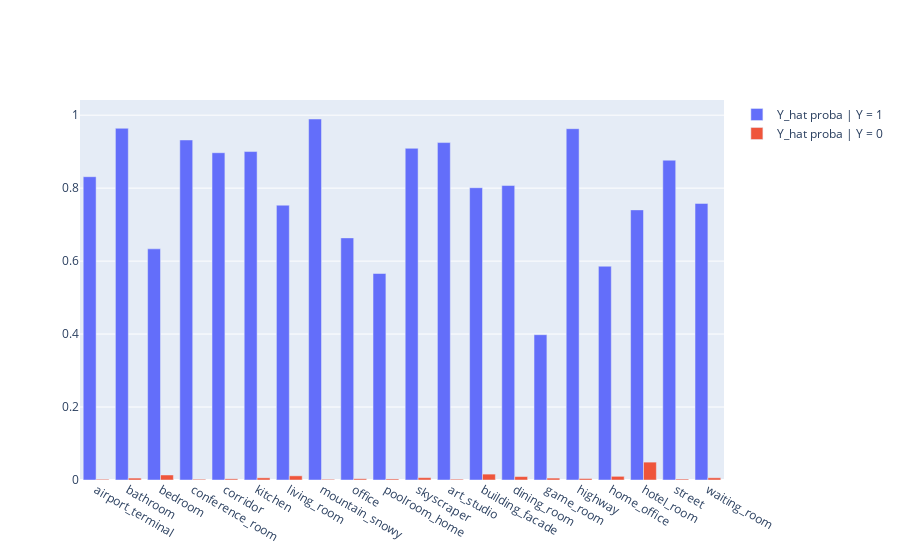

Notebook code for this chart:
### Code cell
Y_hat_val = np.array(train_results["Y_hat_val"])
Y_val = np.array(train_results["Y_val"])

pos_probas, neg_probas = [], []
for class_, idx in LABEL_IDXS.items():
    pos_probas.append(Y_hat_val[np.where(Y_val[:, idx] != 0), idx].mean())
    neg_probas.append(Y_hat_val[np.where(Y_val[:, idx] == 0), idx].mean())
go.Figure([
    go.Bar(x=list(LABEL_IDXS), y=pos_probas, name="Y_hat proba | Y = 1"),
    go.Bar(x=list(LABEL_IDXS), y=neg_probas, name="Y_hat proba | Y = 0")
]).show()

### Figure 1 — Plotly figure (JSON) as saved in the notebook; plotly's stock layout.template omitted (floating-point values rounded to 4 significant figures)
{"data": [{"name": "Y_hat proba | Y = 1", "type": "bar", "x": ["airport_terminal", "bathroom", "bedroom", "conference_room", "corridor", "kitchen", "living_room", "mountain_snowy", "office", "poolroom_home", "skyscraper", "art_studio", "building_facade", "dining_room", "game_room", "highway", "home_office", "hotel_room", "street", "waiting_room"], "y": [0.8314, 0.9641, 0.6336, 0.932, 0.8971, 0.9003, 0.7533, 0.9895, 0.6636, 0.566, 0.9091, 0.9249, 0.8011, 0.8072, 0.3983, 0.9629, 0.586, 0.7404, 0.8766, 0.7582]}, {"name": "Y_hat proba | Y = 0", "type": "bar", "x": ["airport_terminal", "bathroom", "bedroom", "conference_room", "corridor", "kitchen", "living_room", "mountain_snowy", "office", "poolroom_home", "skyscraper", "art_studio", "building_facade", "dining_room", "game_room", "highway", "home_office", "hotel_room", "street", "waiting_room"], "y": [0.002057, 0.005231, 0.01379, 0.002082, 0.003201, 0.005975, 0.01147, 0.001928, 0.00345, 0.00289, 0.006444, 0.002259, 0.01618, 0.009391, 0.005245, 0.004088, 0.01006, 0.04901, 0.002583, 0.006049]}], "layout": {"autosize": true, "xaxis": {"autorange": true, "range": [-0.5, 19.5], "type": "category"}, "yaxis": {"autorange": true, "range": [0, 1.042], "type": "linear"}}}
